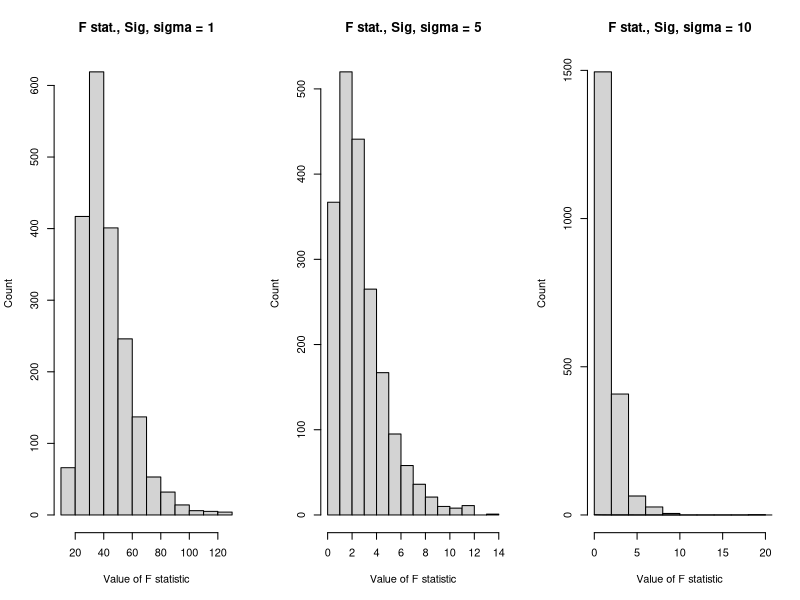
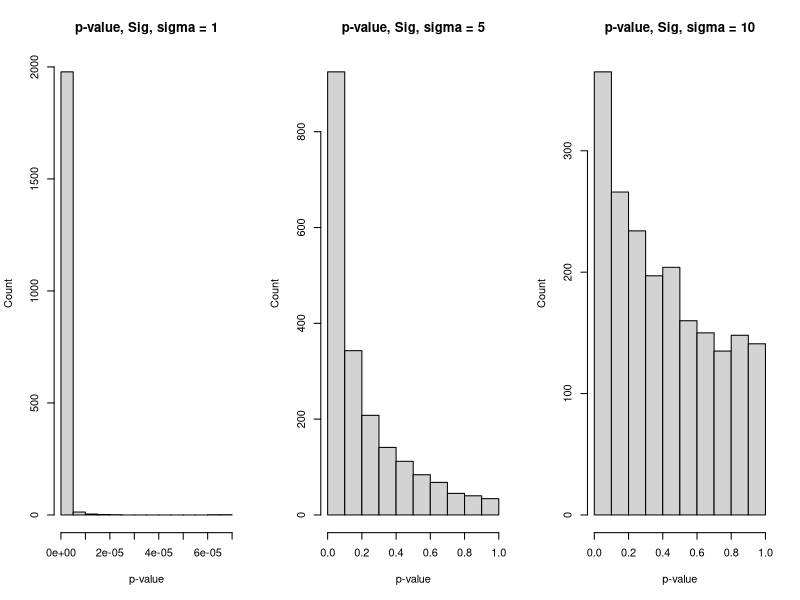
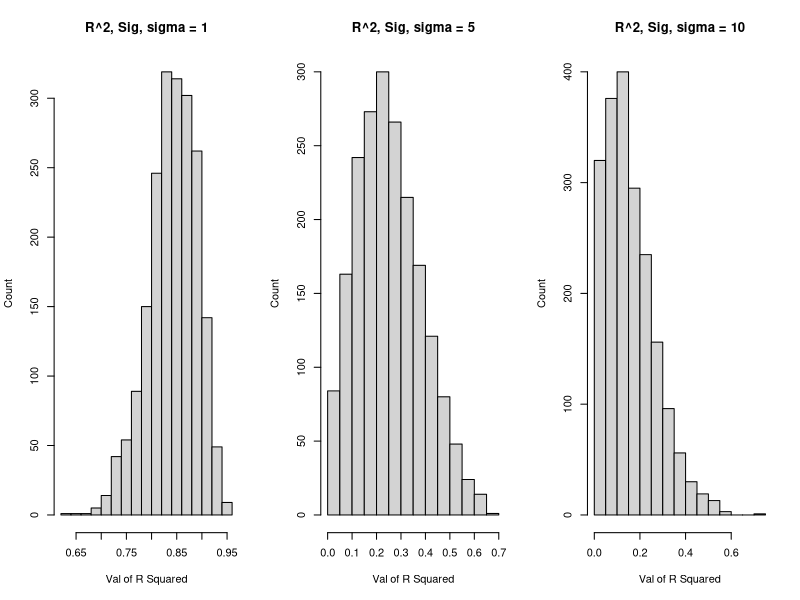
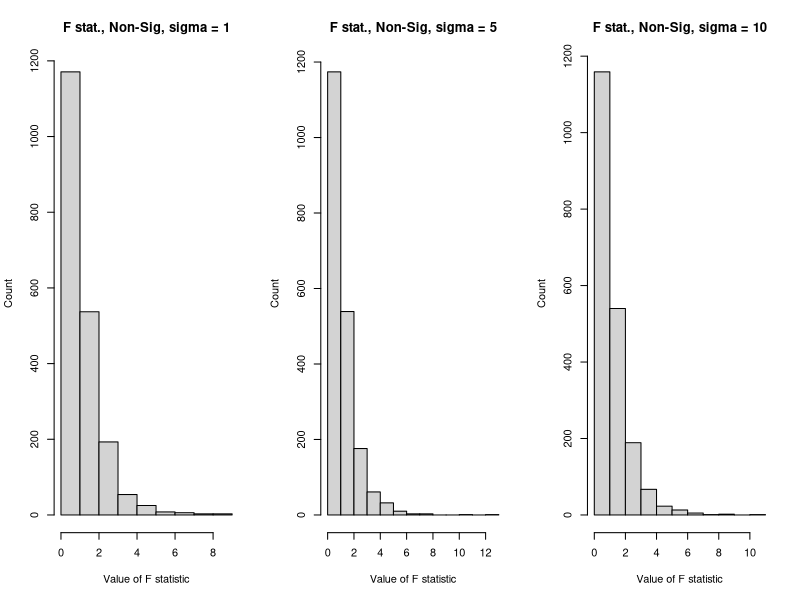
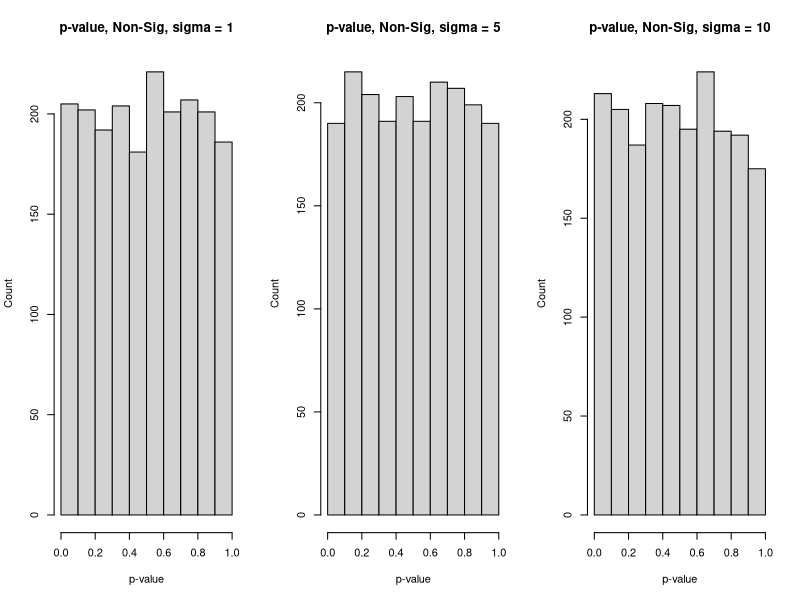
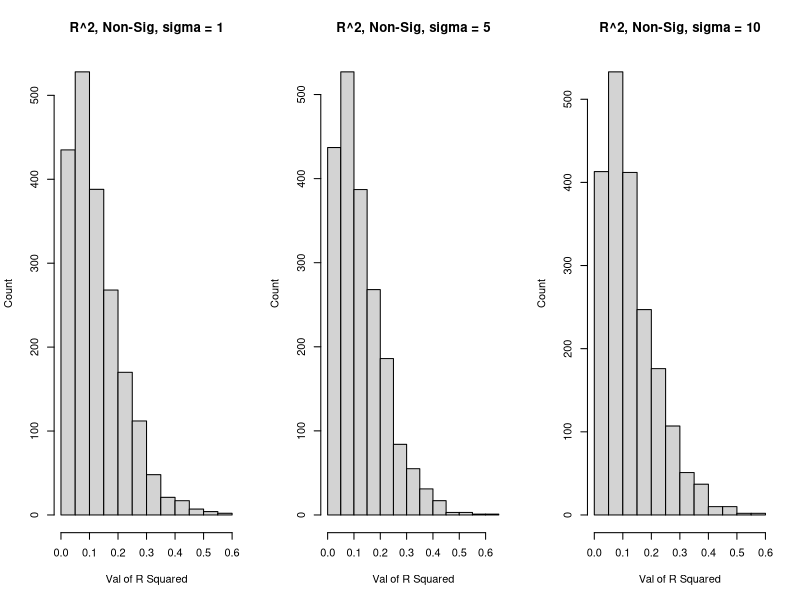
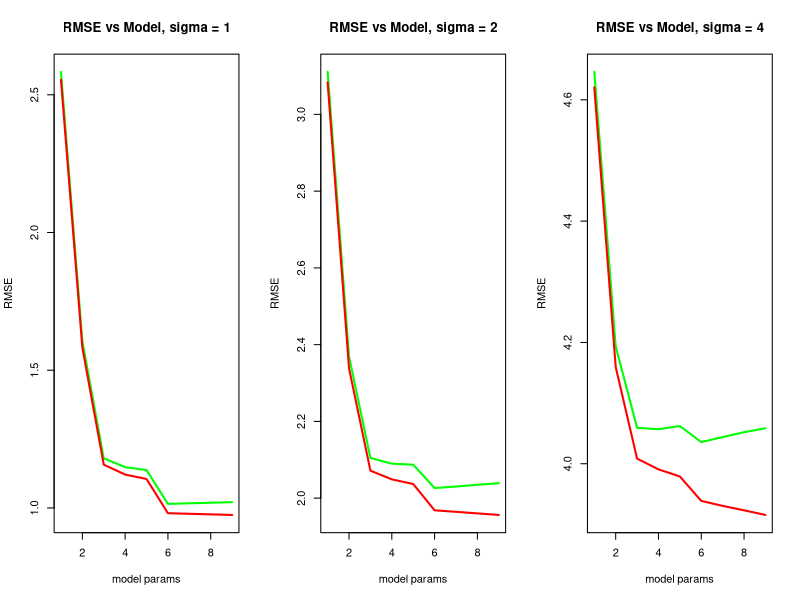
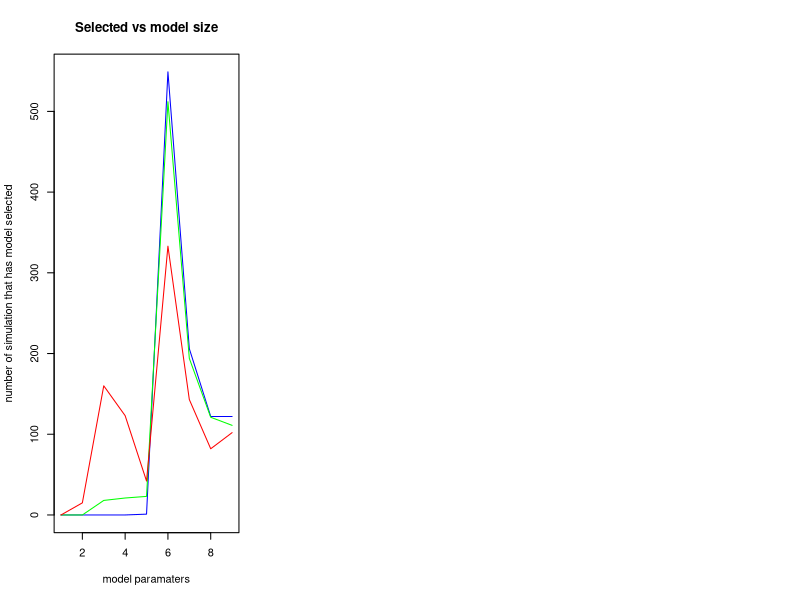

These charts were generated, in order, by the following R code: (Note: a time limit stopped this script after it produced the figures.)
## ---- chunk 1
options(scipen = 1, digits = 4, width = 80)
library(knitr)
opts_chunk$set(cache = TRUE, autodep = TRUE)
## ---- chunk 2
birthday = 19880210
set.seed(birthday)
## ---- chunk 3
library(readr)
study1 <- read_csv("study_1.csv")

## ---- chunk 4

# set meta parameters as global variables
n <- 25
sim_num <- 2000

# set model parameters as global variables
beta_0 <- 3
beta_1 <- 1
beta_2 <- 1
beta_3 <- 1

# function for simulation
mlr_simulation <- function(sigma) {
  f_stat <- rep(0, sim_num)
  r_2 <- rep(0, sim_num)
  p_val <- rep(0, sim_num)
  
  for(i in 1:sim_num) {
    y <- beta_0 + beta_1 * study1$x1 + beta_2 * study1$x2 + beta_3 * study1$x3 + rnorm(n, 0, sigma)
    sim_data <- cbind(study1[, 2:4], y)
    mlr_model <- lm(y ~ x1 + x2 + x3, data = sim_data)
    mlr_model_summary <- summary(mlr_model)
    f_statistics <- mlr_model_summary$fstatistic
    f_stat[i] <- f_statistics[[1]]
    r_2[i] <- mlr_model_summary$r.squared
    p_val[i] <- pf(f_statistics[1],f_statistics[2], f_statistics[3],lower.tail = FALSE)
  }
  
  return(list(f_stat, r_2, p_val))
}

# Calculate metrics for sigma = 1
simulation_sig_1 <- mlr_simulation(sigma = 1)
f_stat_sig_1 <- simulation_sig_1[[1]]
r_2_sig_1 <- simulation_sig_1[[2]]
p_val_sig_1 <- simulation_sig_1[[3]]

# Calculate metrics for sigma = 5
simulation_sig_5 <- mlr_simulation(sigma = 5)
f_stat_sig_5 <- simulation_sig_5[[1]]
r_2_sig_5 <- simulation_sig_5[[2]]
p_val_sig_5 <- simulation_sig_5[[3]]

# Calculate metrics for sigma = 10
simulation_sig_10 <- mlr_simulation(sigma = 10)
f_stat_sig_10 <- simulation_sig_10[[1]]
r_2_sig_10 <- simulation_sig_10[[2]]
p_val_sig_10 <- simulation_sig_10[[3]]

# Update parameters as global variables for non-significant model
beta_0 <- 3
beta_1 <- 0
beta_2 <- 0
beta_3 <- 0

# Calculate metrics for non-significant model
simulation_non_sig_1 <- mlr_simulation(sigma = 1)
f_stat_non_sig_1 <- simulation_non_sig_1[[1]]
r_2_non_sig_1 <- simulation_non_sig_1[[2]]
p_val_non_sig_1 <- simulation_non_sig_1[[3]]

simulation_non_sig_5 <- mlr_simulation(sigma = 5)
f_stat_non_sig_5 <- simulation_non_sig_5[[1]]
r_2_non_sig_5 <- simulation_non_sig_5[[2]]
p_val_non_sig_5 <- simulation_non_sig_5[[3]]

simulation_non_sig_10 <- mlr_simulation(sigma = 10)
f_stat_non_sig_10 <- simulation_non_sig_10[[1]]
r_2_non_sig_10 <- simulation_non_sig_10[[2]]
p_val_non_sig_10 <- simulation_non_sig_10[[3]]
## ---- chunk 5

xf<-seq(0,100, 0.01)
par(mfrow=c(1,3))
p <- 3
df1 <- p - 1
df2 <- n - p
f_stat_sig_1_plot <- hist(f_stat_sig_1, xlab = "Value of F statistic", ylab = "Count", 
                          main = "F stat., Sig, sigma = 1")
f_stat_sig_5_plot <- hist(f_stat_sig_5, xlab = "Value of F statistic", ylab = "Count", 
                          main = "F stat., Sig, sigma = 5")
f_stat_sig_10_plot <- hist(f_stat_sig_10, xlab = "Value of F statistic", ylab = "Count", 
                          main = "F stat., Sig, sigma = 10")
lines(x = xf,y=df(xf, df1, df2))

par(mfrow=c(1,3))
p_val_sig_1_plot <- hist(p_val_sig_1, xlab = "p-value", ylab = "Count", 
                          main = "p-value, Sig, sigma = 1")
p_val_sig_5_plot <- hist(p_val_sig_5, xlab = "p-value", ylab = "Count", 
                          main = "p-value, Sig, sigma = 5")
p_val_sig_10_plot <- hist(p_val_sig_10, xlab = "p-value", ylab = "Count", 
                          main = "p-value, Sig, sigma = 10")

par(mfrow=c(1,3))
r_2_sig_1_plot <- hist(r_2_sig_1,  xlab = "Val of R Squared", ylab = "Count", 
                          main = "R^2, Sig, sigma = 1")
r_2_sig_5_plot <- hist(r_2_sig_5,  xlab = "Val of R Squared", ylab = "Count", 
                          main = "R^2, Sig, sigma = 5")
r_2_sig_10_plot <- hist(r_2_sig_10,  xlab = "Val of R Squared", ylab = "Count", 
                          main = "R^2, Sig, sigma = 10")

# Plot non-significant model
par(mfrow=c(1,3))
f_stat_non_sig_1_plot <- hist(f_stat_non_sig_1, xlab = "Value of F statistic", ylab = "Count", 
                          main = "F stat., Non-Sig, sigma = 1")
f_stat_non_sig_5_plot <- hist(f_stat_non_sig_5, xlab = "Value of F statistic", ylab = "Count", 
                          main = "F stat., Non-Sig, sigma = 5")
f_stat_non_sig_10_plot <- hist(f_stat_non_sig_10, xlab = "Value of F statistic", ylab = "Count", 
                          main = "F stat., Non-Sig, sigma = 10")

par(mfrow=c(1,3))
p_val_non_sig_1_plot <- hist(p_val_non_sig_1, xlab = "p-value", ylab = "Count", 
                          main = "p-value, Non-Sig, sigma = 1")
p_val_non_sig_5_plot <- hist(p_val_non_sig_5, xlab = "p-value", ylab = "Count", 
                          main = "p-value, Non-Sig, sigma = 5")
p_val_non_sig_10_plot <- hist(p_val_non_sig_10, xlab = "p-value", ylab = "Count", 
                          main = "p-value, Non-Sig, sigma = 10")

par(mfrow=c(1,3))
r_2_non_sig_1_plot <- hist(r_2_non_sig_1, xlab = "Val of R Squared", ylab = "Count", 
                          main = "R^2, Non-Sig, sigma = 1")
r_2_non_sig_5_plot <- hist(r_2_non_sig_5, xlab = "Val of R Squared", ylab = "Count", 
                          main = "R^2, Non-Sig, sigma = 5")
r_2_non_sig_10_plot <- hist(r_2_non_sig_10, xlab = "Val of R Squared", ylab = "Count", 
                          main = "R^2, Non-Sig, sigma = 10")

## ---- chunk 6
library(readr)

# Utility functions to calculate RMSE
calc_train_rmse <- function(linear_model) {
  RSS <- c(crossprod(linear_model$residuals))
  MSE <- RSS / length(linear_model$residuals)
  RMSE <- sqrt(MSE)
}

calc_test_rmse <- function(linear_model, test_set) {
  y_hat <- predict(linear_model, newdata = test_set)
  RSS <- c(crossprod(test_set$y - y_hat))
  MSE <- RSS / length(test_set$y)
  RMSE <- sqrt(MSE)
}

# initialize parameters as global variables
beta_0 = 0
beta_1 = 3
beta_2 = -4
beta_3 = 1.6
beta_4 = -1.1
beta_5 = 0.7
beta_6 = 0.5
n = 500
sim_num = 1000
sigmas = c(1, 2, 4)

# initialize result ndarray
rmse_res <- array(0, c(3, 9, 1000, 2))

study2 <- read_csv('study_2.csv')

# compute
for(sigma_index in 1:3) {
  for(i in 1:1000) {
    # split training and test datasets
    input_set <- study2
    
    y = beta_0 + beta_1 * input_set$x1 + beta_2 * input_set$x2 + beta_3 * input_set$x3 + beta_4 * input_set$x4 +
    beta_5 * input_set$x5 + beta_6 * input_set$x6 + rnorm(250, 0, sigmas[sigma_index])
  
    input_set <- data.frame(y, input_set[2:10])
    trn_idx = sample(1:nrow(input_set), 250)
    training_set <- input_set[trn_idx, ]
    test_set <- input_set[-trn_idx, ]
  
    model1 <- lm(y ~ x1, data = training_set)
    model2 <- lm(y ~ x1 + x2, data = training_set)
    model3 <- lm(y ~ x1 + x2 + x3, data = training_set)
    model4 <- lm(y ~ x1 + x2 + x3 + x4, data = training_set)
    model5 <- lm(y ~ x1 + x2 + x3 + x4 + x5, data = training_set)
    model6 <- lm(y ~ x1 + x2 + x3 + x4 + x5 + x6, data = training_set)
    model7 <- lm(y ~ x1 + x2 + x3 + x4 + x5 + x6 + x7, data = training_set)
    model8 <- lm(y ~ x1 + x2 + x3 + x4 + x5 + x6 + x7 + x8, data = training_set)
    model9 <- lm(y ~ x1 + x2 + x3 + x4 + x5 + x6 + x7 + x8 + x9, data = training_set)
  
    models <- list(model1, model2, model3, model4, model5, model6, model7, model8, model9)
    for(model_id in 1:9) {
      model <- models[[model_id]];
      rmse_res[sigma_index, model_id, i, 1] = calc_train_rmse(model);
      rmse_res[sigma_index, model_id, i, 2] = calc_test_rmse(model, test_set)
    }
  }
}

# calculate mean RMSE
mean_rmse_data <- apply(rmse_res, c(1,2,4), mean)

# calculate model selection
model_selection <- array(0, c(3, 9))
for(sigma_index in 1:3) {
  for(i in 1:1000) {
    sim_res <- rmse_res[sigma_index, ,i , 2]
    sel_model_id <- which(sim_res ==min(sim_res))
    model_selection[sigma_index, sel_model_id] <- model_selection[sigma_index, sel_model_id] + 1
  }
}
## ---- chunk 7
x <- seq(1:9)

plot(x, mean_rmse_data[1,x,2], type="l", col="green", lwd=2, ylim=c(min(mean_rmse_data[1,,]),max(mean_rmse_data[1,,]))
     , xlab = "model params", ylab = "RMSE", main = "RMSE vs Model, sigma = 1")
lines(x, mean_rmse_data[1,x,1], col="red", lwd=2)

plot(x, mean_rmse_data[2,x,2], type="l", col="green", lwd=2, ylim=c(min(mean_rmse_data[2,,]),max(mean_rmse_data[2,,]))
     , xlab = "model params", ylab = "RMSE", main = "RMSE vs Model, sigma = 2")
lines(x, mean_rmse_data[2,x,1], col="red", lwd=2)

plot(x, mean_rmse_data[3,x,2], type="l", col="green", lwd=2, ylim=c(min(mean_rmse_data[3,,]),max(mean_rmse_data[3,,]))
     , xlab = "model params", ylab = "RMSE", main = "RMSE vs Model, sigma = 4")
lines(x, mean_rmse_data[3,x,1], col="red", lwd=2)
## ---- chunk 8
plot(model_selection[1,], type="l", col = "blue", xlab = "model paramaters", ylab = "number of simulation that has model selected", main = "Selected vs model size")
lines(model_selection[2,], col = "green")
lines(model_selection[3,], col = "red")
## ---- chunk 9
# init params as global variable
beta_1s <- seq(-2, 2, by=0.1)
sigmas <- c(1,2,4)
ns <- c(10, 20, 30)
alpha <- 0.05
num_test <- 1000

beta_1 = 1
sigma = 1
n = 15

# init result ndarray
power_res <- array(0, c(3, 3, 41))

for(sigma_index in 1:3) {
  for(n_index in 1:3) {
    x_values = seq(0, 5, length = ns[n_index])
    for(beta_1_index in 1: 41) {
      count = 0
      for(i in 1:num_test) {
       
        y <- beta_1s[beta_1_index] * x_values + rnorm(ns[n_index], 0, sigmas[sigma_index])
        train_data <- data.frame(y, x_values)
        model <- lm(y ~ x_values, data = train_data)
        
        # get p-value
        sig_reg <- summary(model)$coef[2,4]
        if(sig_reg < alpha) {
          count = count + 1
        }
      }
      power <- count / num_test
      power_res[sigma_index, n_index, beta_1_index] <- power
      
    }
  }
}
## ---- chunk 10
x <- 1:41
plot(x, power_res[1,1,x], type="l", col="green", lwd=2, ylim=c(min(power_res[1,,]),max(power_res[1,,]))
     , xlab = "beta_1 value", ylab = "power", main = "beta_1 value vs power, sigma = 1", xaxt = "n")
axis(1, at=1:41, labels=beta_1s)
lines(x, power_res[1,2,x], col="red", lwd=2)
lines(x, power_res[1,3,x], col="blue", lwd=2)

plot(x, power_res[2,1,x], type="l", col="green", lwd=2, ylim=c(min(power_res[1,,]),max(power_res[1,,]))
     , xlab = "beta_1 value", ylab = "power", main = "beta_1 value vs power, sigma = 2", xaxt = "n")
axis(1, at=1:41, labels=beta_1s)
lines(x, power_res[2,2,x], col="red", lwd=2)
lines(x, power_res[2,3,x], col="blue", lwd=2)

plot(x, power_res[3,1,x], type="l", col="green", lwd=2, ylim=c(min(power_res[1,,]),max(power_res[1,,]))
     , xlab = "beta_1 value", ylab = "power", main = "beta_1 value vs power, sigma = 4", xaxt = "n")
axis(1, at=1:41, labels=beta_1s)
lines(x, power_res[3,2,x], col="red", lwd=2)
lines(x, power_res[3,3,x], col="blue", lwd=5)
## ---- chunk 11
x <- 1:3
plot(x, power_res[1,x,1], type="l", col="green", lwd=1, ylim=c(min(power_res[1,,]),max(power_res[1,,]))
     , xlab = "num samples", ylab = "power", main = "num samples vs power, sigma = 1", xaxt = "n")
axis(1, at=1:3, labels=c(10, 20, 30))
colfunc <- colorRampPalette(c("red", "blue"))(21)

for(beta_id in 1:21) {
  lines(x, power_res[1,x, beta_id], col=colfunc[beta_id], lwd=1)
}


plot(x, power_res[2,x,1], type="l", col="green", lwd=1, ylim=c(min(power_res[1,,]),max(power_res[1,,]))
     , xlab = "num samples", ylab = "power", main = "num samples vs power, sigma = 2", xaxt = "n")
axis(1, at=1:3, labels=c(10, 20, 30))
colfunc <- colorRampPalette(c("red", "blue"))(21)

for(beta_id in 1:21) {
  lines(x, power_res[2,x, beta_id], col=colfunc[beta_id], lwd=1)
}

x <- 1:3
plot(x, power_res[3,x,1], type="l", col="green", lwd=1, ylim=c(min(power_res[1,,]),max(power_res[1,,]))
     , xlab = "num samples", ylab = "power", main = "num samples vs power, sigma = 4", xaxt = "n")
axis(1, at=1:3, labels=c(10, 20, 30))
colfunc <- colorRampPalette(c("red", "blue"))(21)

for(beta_id in 1:21) {
  lines(x, power_res[3,x, beta_id], col=colfunc[beta_id], lwd=1)
}
